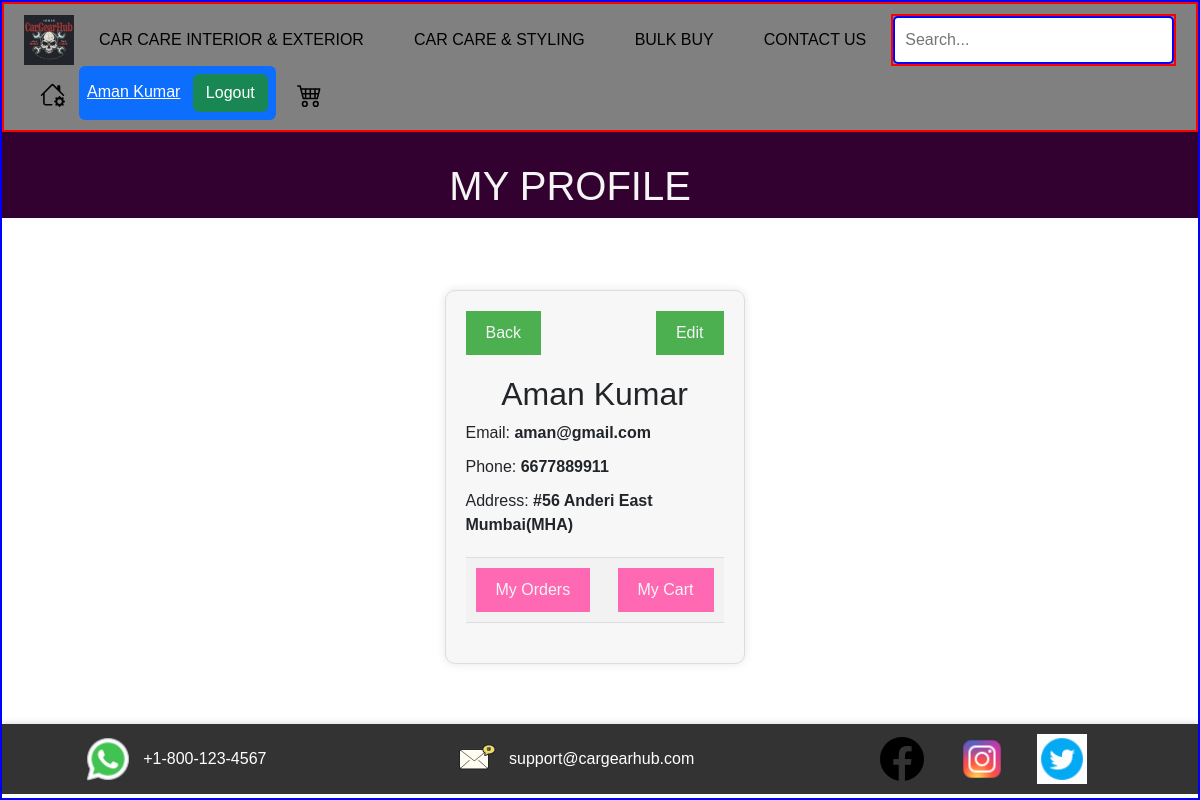
The app's page /customer_page/ (signed in), older data.
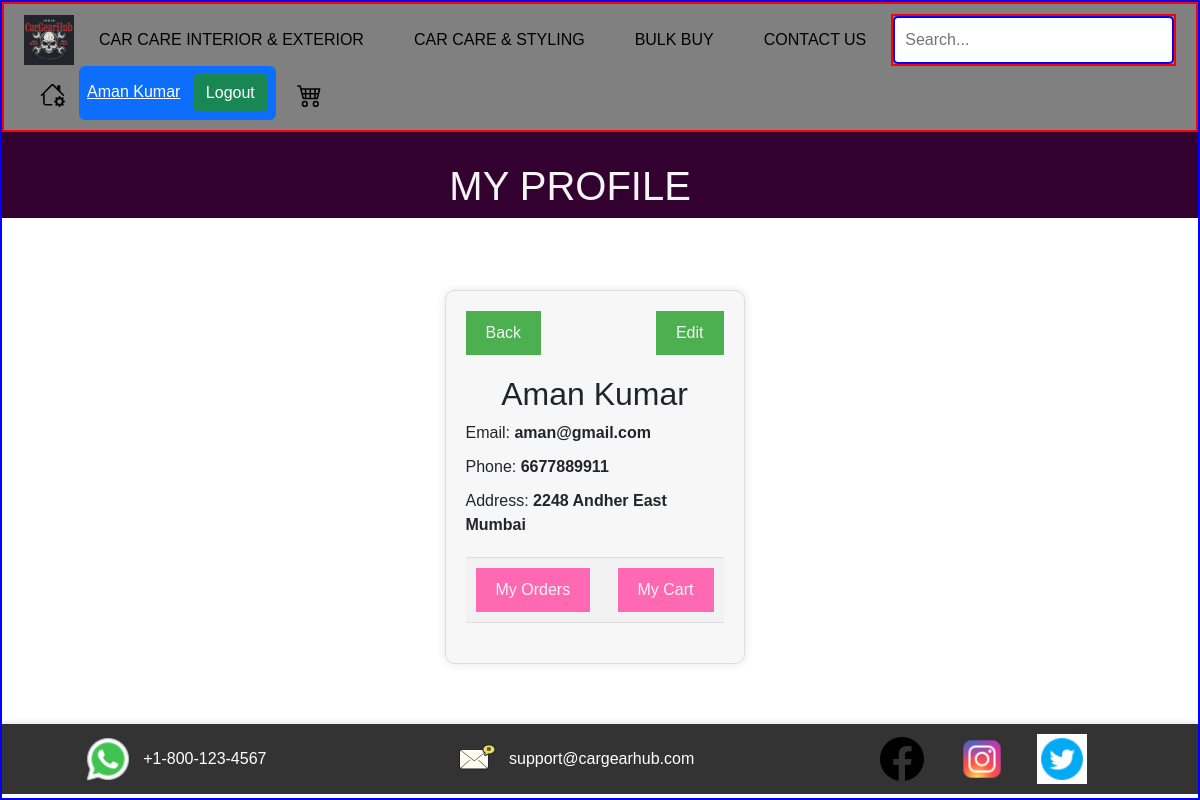
The same page, newer data.
### app/models.py (models this page shows, shortened)
class Customer_data(models.Model):
    customer_id=models.AutoField(primary_key=True, unique=True)
    customer_name=models.CharField(max_length=100)
    customer_email=models.EmailField(max_length=100)
    customer_password=models.CharField(max_length=20)
    customer_gender=models.CharField(max_length=10)
    customer_role=models.CharField(max_length=20)
    customer_phone=models.CharField(max_length=10)
    customer_address=models.TextField(null=True)

### app/views.py (the view)
# urls.py: path('customer_page/', views.customerpage , name='customer'),
def customerpage(request):
    if not(request.session.get('customer_id')):
        return redirect("login")
    customer_data=models.Customer_data.objects.get(customer_id=request.session.get('customer_id'))
    data={
        'customer_data':customer_data
    }
    return render(request, "customer/customer.html", context=data)

### app/templates/customer/customer.html (shortened to what this page needs)
<!DOCTYPE html>
{% load static %}
<html lang="en">
<head>
    <link href="https://cdn.jsdelivr.net/npm/bootstrap@5.3.3/dist/css/bootstrap.min.css" rel="stylesheet"
>
    <link rel="stylesheet" href="{% static 'app/css/customer/customer.css' %}">
</head>
<body>
    {% include 'navbar.html' %}
    <div class="cust_mer" style="background-color:#32012F ">
    <h1 style="color:whitesmoke; text-align: center;margin-top: 2.5%; margin-right: 5%;">MY PROFILE</h1>
    </div>
    <div class="profile-card">
        <div class="profile-header">
          <button class="back-btn"><a href="{% url 'home' %}" style="text-decoration: none; color:whitesmoke">Back</a></button>
          <button class="edit-btn"><a href="{% url  'update_profile' %}" style="text-decoration:none; color:whitesmoke;">Edit</a></button>
        </div>
        <div class="profile-details">
          <h2>{{customer_data.customer_name}}</h2>
          <p>Email: <span>{{customer_data.customer_email}}</span></p>
          <p>Phone: <span>{{customer_data.customer_phone}}</span></p>
          <p>Address: <span>{{customer_data.customer_address}}</span></p>
        </div>
        <div class="middle-bar">
          <button class="order-btn"><a href="{% url 'order' %}" style="text-decoration: none; color: whitesmoke;"  >My Orders</a></button>
          <button class="cart-btn"><a href="{% url 'cart' %}" style="text-decoration: none; color:whitesmoke">My Cart</a></button>
        </div>
      </div>
    {% include 'footer.html' %}
</body>

### app/templates/navbar.html (shortened to what this page needs)
<!doctype html>
{% load static %}
<html lang="en">
  <head>
    <link href="https://cdn.jsdelivr.net/npm/bootstrap@5.3.3/dist/css/bootstrap.min.css" rel="stylesheet">
    <link rel="stylesheet" href="{% static 'app/css/owl.carousel.min.css' %}">
    <link rel="stylesheet" href="{% static 'app/css/all.min.css' %}">
    <link rel="stylesheet" href="{% static 'app/css/navbar.css' %}">
  </head>
  <body>
    <nav class="navbar">
        <img src="{% static 'app/images/banner/brandlogo1.png' %}" alt="Brand Logo" class="brand-logo">
        <ul class="nav-menu">
            <li class="nav-item">
                <a href="#">CAR CARE INTERIOR & EXTERIOR</a>
            </li>
            <li class="nav-item">
                <a href="#">CAR CARE & STYLING</a>
            </li>
            <li class="nav-item">
                <a href="#">BULK BUY</a>
            </li>
            <li class="nav-item">
                <a href="{% url 'contactus' %}">CONTACT US</a>
        </ul>
        <div class="search-bar">
            <input type="text" placeholder="Search...">
        </div>
        <div class="nav-icons">
            <button class="icon-button" onclick="location.href='{% url 'home' %}'">
            </button>
            {% if request.session.customer_id or request.session.admin_id %}
            <div class = "ms-2 bg-primary p-2 rounded">
                {% if request.session.customer_id %}
                <a class="text-white"  href="{% url 'customer' %}">{{request.session.customer_name}}</a>
                {% elif request.session.admin_id %}
                <a class="text-white" href="{% url 'admin_dashboard' %}">{{request.session.admin_name}}</a>
                {% endif %}
              <a class="btn btn-success ms-2" href="{% url 'logout' %}">Logout</a>
            </div>
              {% else %}
              <a type="button" class="btn btn-success" href="{% url 'signup' %}" style="margin-left: 30px;" >SignUp</a>
             <a type="button" class="btn btn-dark" href="{% url 'login' %}" style="margin-left: 30px;">login</a>
              {% endif %}
            <button class="icon-button"onclick="location.href='#'" style="margin-left: 15px;">
            </button>
        </div>
    </nav>
  </body>
</html>

Row changes from the older to the newer data that the page shows:
changed Customer_data "Aman Kumar": customer_address "#56 Anderi East Mumbai(MHA)" → "2248 Andher East Mumbai"
